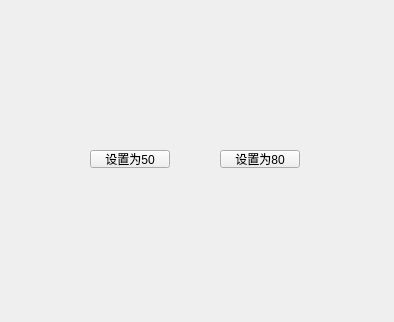
<?xml version="1.0" encoding="UTF-8"?>
<ui version="4.0">
 <class>Widget</class>
 <widget class="QWidget" name="Widget">
  <property name="geometry">
   <rect>
    <x>0</x>
    <y>0</y>
    <width>394</width>
    <height>322</height>
   </rect>
  </property>
  <property name="windowTitle">
   <string>Widget</string>
  </property>
  <widget class="MyselfWidget" name="widget" native="true">
   <property name="geometry">
    <rect>
     <x>40</x>
     <y>60</y>
     <width>281</width>
     <height>31</height>
    </rect>
   </property>
  </widget>
  <widget class="QPushButton" name="pushButtonset50">
   <property name="geometry">
    <rect>
     <x>90</x>
     <y>150</y>
     <width>80</width>
     <height>18</height>
    </rect>
   </property>
   <property name="text">
    <string>设置为50</string>
   </property>
  </widget>
  <widget class="QPushButton" name="pushButtonset80">
   <property name="geometry">
    <rect>
     <x>220</x>
     <y>150</y>
     <width>80</width>
     <height>18</height>
    </rect>
   </property>
   <property name="text">
    <string>设置为80</string>
   </property>
  </widget>
 </widget>
 <customwidgets>
  <customwidget>
   <class>MyselfWidget</class>
   <extends>QWidget</extends>
   <header location="global">myselfwidget.h</header>
   <container>1</container>
  </customwidget>
 </customwidgets>
 <resources/>
 <connections/>
</ui>
